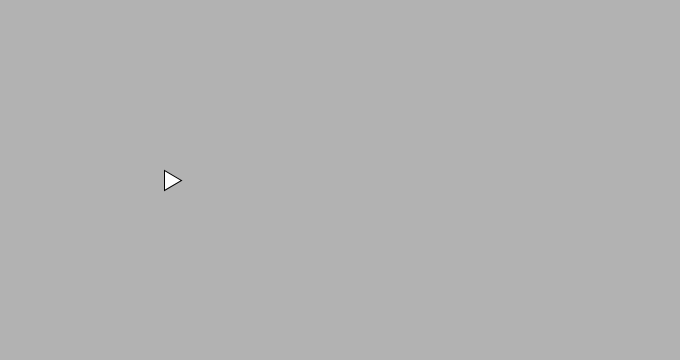
Frame 1 (no input)
Frame 60 (the mouse pressed at the canvas centre just before this capture): identical to frame 1, image omitted
Frame 120 (the mouse held since frame 60 and released just before this capture): identical to frame 1, image omitted

The Processing sketch that drew this single still picture (run headless with seeded random() and noise(); from frame 60 on, the mouse is pressed at the canvas centre):

// Processing sketch: schnur_modell
// ── schnur_modell.pde
Player p = new Player();
int H;
int W;

class Player
{
  float x=0;
  float y=0;
  float v=1;
  void draw()
  {
    //draw a triangle with center at (x,y)
    float l = 20; //length of one side
    float[] c = {+l*sqrt(3)/3,0};
    float[] b = {-l*sqrt(3)/6,l/2};
    float[] a = {-l*sqrt(3)/6,-l/2};
    triangle(x+a[0], y+a[1], x+b[0], y+b[1], x+c[0], y+c[1]);
  }
}

void setup()
{
  //fullScreen();
  size(680,360);
  int W = width;
  int H = height;
  
  colorMode(HSB, 100);
  background(color(0, 0, 70));
  
  p.x = W/4;
  p.y = H/2;
}

void draw()
{
  background(color(0, 0, 70));
  p.draw();
}
